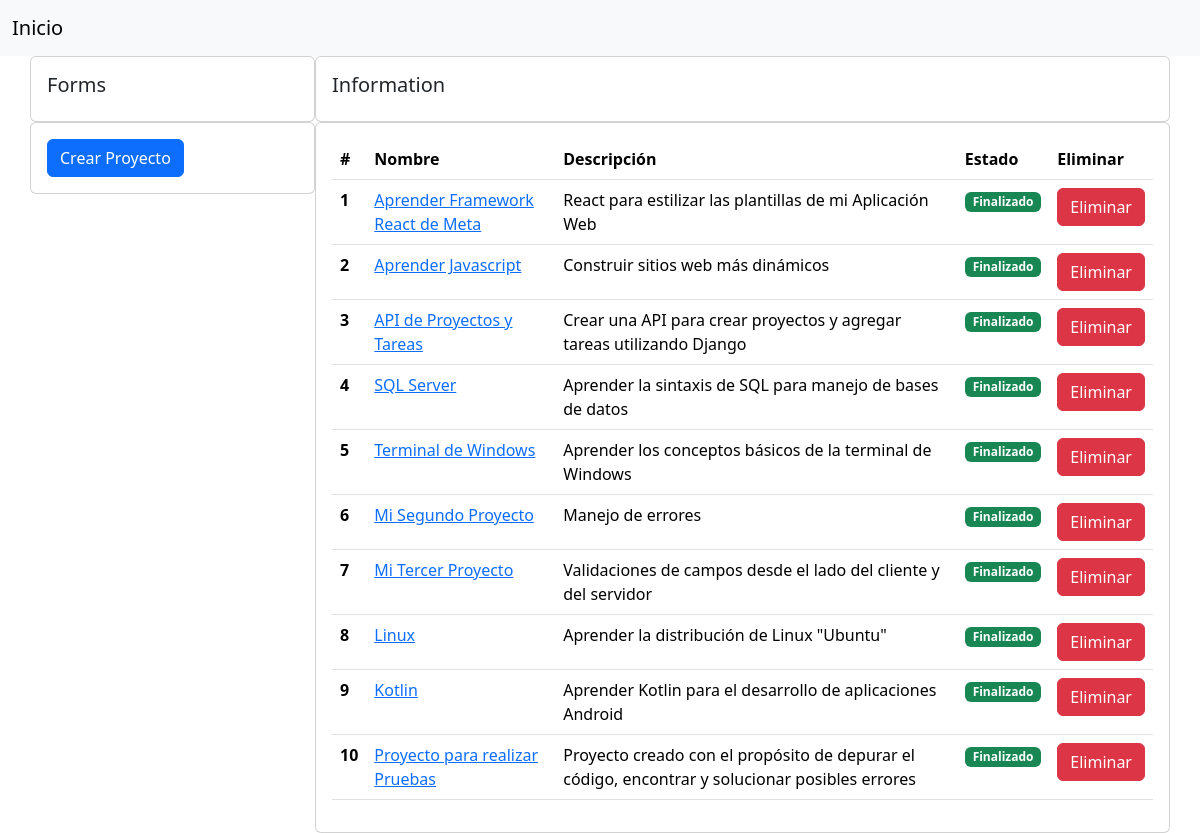
The page / on the database its author committed.
### api_proyectos/models.py (models this page shows)
class Proyectos(models.Model):
    nombre = models.CharField(max_length=250,
                              null=False, blank=False)
    descripcion = models.TextField()
    estado = models.BooleanField(default=False)

### api_proyectos/views.py (the view)
# urls.py: path('', views.index, name='home'),
def index(request):
    if request.method == 'POST':
        name = request.POST.get('nombre_proyecto')
        description = request.POST.get('descripcion_proyecto')
        if not (name and description):
            error_message = 'El proyecto debe tener un nombre'
            return render(request, 'index.html', {
                'error_message': error_message,
                'proyectos': proyectos
            })
        Proyectos.objects.create(nombre=name, descripcion=description)
        proyectos = list(Proyectos.objects.all())
        return render(request, 'index.html', {
            'proyectos': proyectos
        })
    else:
        proyectos = list(Proyectos.objects.all())
        return render(request, 'index.html', {
            'proyectos': proyectos
        })

### api_proyectos/templates/index.html (shortened to what this page needs)
{% extends 'base.html' %}
{% block content %}
<body>
    <div class="container">
        <div class="row">
            <div class="col-sm-3 p-0">
                <div class="card">
                    <div class="card-body">
                        <h5 class="card-title">Forms</h5>
                    </div>
                </div>
            </div>
            <div class="col p-0">
                <div class="card">
                    <div class="card-body">
                        <h5 class="card-title">Information</h5>
                    </div>
                </div>
            </div>
        </div>
        <div class="row">
            <div class="col-sm-3 p-0">
                <div class="card">
                    <div class="card-body">
                        <button type="button" class="btn btn-primary" data-bs-toggle="modal"
                            data-bs-target="#exampleModal">
                            Crear Proyecto
                        </button>
                    </div>
                </div>
            </div>
            <div class="col p-0">
                <div class="card">
                    <div class="card-body">
                        <table class="table">
                            <thead>
                                <tr>
                                    <th>#</th>
                                    <th scope="col">Nombre</th>
                                    <th scope="col">Descripción</th>
                                    <th scope="col">Estado</th>
                                    <th scope="col">Eliminar</th>
                                </tr>
                            </thead>
                            <tbody>
                                {% for proyecto in proyectos %}
                                {% with forloop.counter as index %}
                                <tr>
                                    <th>{{index}}</th>
                                    <td><a href="{% url 'proyecto' proyecto.nombre %}">{{ proyecto.nombre }}</a></td>
                                    <td>{{proyecto.descripcion}}</td>
                                    <td>
                                        {% if proyecto.estado == False %}
                                        <span class="badge text-bg-warning">
                                            Pendiente
                                        </span>
                                        {% else %}
                                        <span class="badge text-bg-success">
                                            Finalizado
                                        </span>
                                        {% endif %}
                                    </td>
                                    <td><a href="{% url 'eliminarProyecto' proyecto.id %}"
                                            class="btn btn-danger">Eliminar</a></td>
                                </tr>
                                {% endwith %}
                                {% endfor %}
                            </tbody>
                        </table>
                    </div>
                </div>
            </div>
        </div>
    </div>
</body>
{% endblock %}

### api_proyectos/templates/base.html (shortened to what this page needs)
{% load static %}
<!DOCTYPE html>
<html lang="en">
<head>
    <link href="https://cdn.jsdelivr.net/npm/bootstrap@5.3.3/dist/css/bootstrap.min.css" rel="stylesheet"
>
</head>
<body>
    <header>
        <nav class="navbar navbar-expand-lg bg-body-tertiary">
            <div class="container-fluid">
                <a class="navbar-brand" href="{% url 'home' %}">Inicio</a>
            </div>
        </nav>
    </header>
    {% block content %}
    {% endblock %}
</body>
</html>

### rows shown on the page
Proyectos: estado "1", nombre "Aprender Framework React de Meta", descripcion "React para estilizar las plantillas de mi Aplicación Web", shows "Finalizado"
Proyectos: index "2", nombre "Aprender Javascript", descripcion "Construir sitios web más dinámicos", estado "Finalizado"
Proyectos: index "3", nombre "API de Proyectos y Tareas", descripcion "Crear una API para crear proyectos y agregar tareas utilizando Django", estado "Finalizado"
Proyectos: index "4", nombre "SQL Server", descripcion "Aprender la sintaxis de SQL para manejo de bases de datos", estado "Finalizado"
Proyectos: index "5", nombre "Terminal de Windows", descripcion "Aprender los conceptos básicos de la terminal de Windows", estado "Finalizado"
Proyectos: index "6", nombre "Mi Segundo Proyecto", descripcion "Manejo de errores", estado "Finalizado"
Proyectos: index "7", nombre "Mi Tercer Proyecto", descripcion "Validaciones de campos desde el lado del cliente y del servidor", estado "Finalizado"
Proyectos: index "8", nombre "Linux", descripcion "Aprender la distribución de Linux \"Ubuntu\"", estado "Finalizado"
Proyectos: index "9", nombre "Kotlin", descripcion "Aprender Kotlin para el desarrollo de aplicaciones Android", estado "Finalizado"
Proyectos: index "10", nombre "Proyecto para realizar Pruebas", descripcion "Proyecto creado con el propósito de depurar el código, encontrar y solucionar posibles errores", estado "Finalizado"
